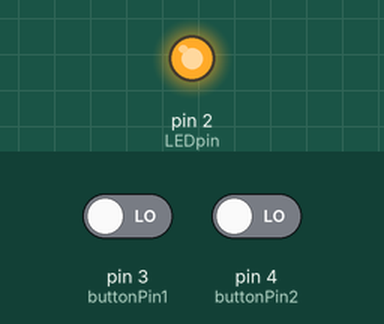
Recording of a sketch running on a simulated Arduino Uno, built with avr-gcc and run on an emulated ATmega328P. Shown: output pins drawn as LEDs (lit = HIGH). The test bench sets the inputs (shaded band); at power-on: pin 3 (buttonPin1) LOW, pin 4 (buttonPin2) LOW.

Above: at 1.2 s.
1.3 s: pin 3 (buttonPin1) driven HIGH and pin 4 (buttonPin2) driven HIGH
At 2.2 s:
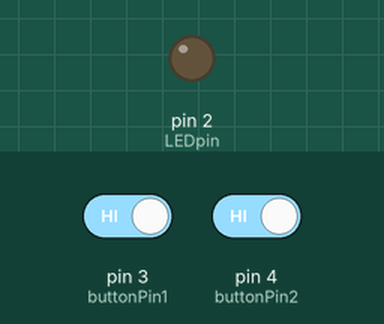
2.8 s: pin 3 (buttonPin1) driven LOW
At 3.3 s:
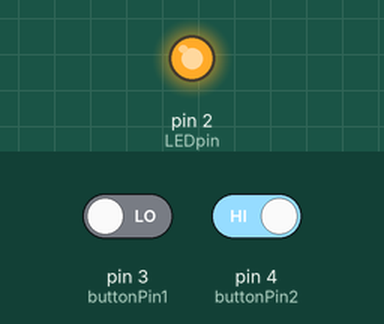
4.3 s: pin 3 (buttonPin1) driven HIGH
At 5.7 s:
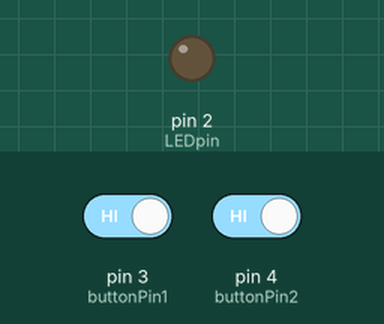
Timing chart, 0 to 7.3 s (numbered marks = the images above; inputs shaded):
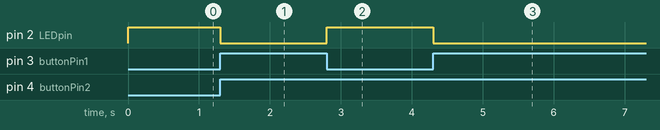

The sketch:

andOr.ino
```cpp
// this sketch mimics serial and parallel connections
// with the same circuit but in code

int LEDpin = 2;
int buttonPin1 = 3;
int buttonPin2 = 4;

void setup() {
  // put your setup code here, to run once:
  pinMode(LEDpin, OUTPUT);
  pinMode(buttonPin1, INPUT);
  pinMode(buttonPin2, INPUT);

}

void loop() {
  // put your main code here, to run repeatedly:

  int buttonVal1 = digitalRead(buttonPin1);
  int buttonVal2 = digitalRead(buttonPin2);

//  you can press either button for the light to change
//  if (buttonVal1 == HIGH || buttonVal2 == HIGH) {

// you must press both buttons for the light to change
  if (buttonVal1 == HIGH && buttonVal2 == HIGH) {
    digitalWrite(LEDpin, LOW);
  } else {
    digitalWrite(LEDpin, HIGH);
  }

}
```

Measured:
- after the input at 1.3 s, pin 2 (LEDpin): HIGH → LOW at once
- after the input at 2.8 s, pin 2 (LEDpin): LOW → HIGH at once
- after the input at 4.3 s, pin 2 (LEDpin): HIGH → LOW at once
